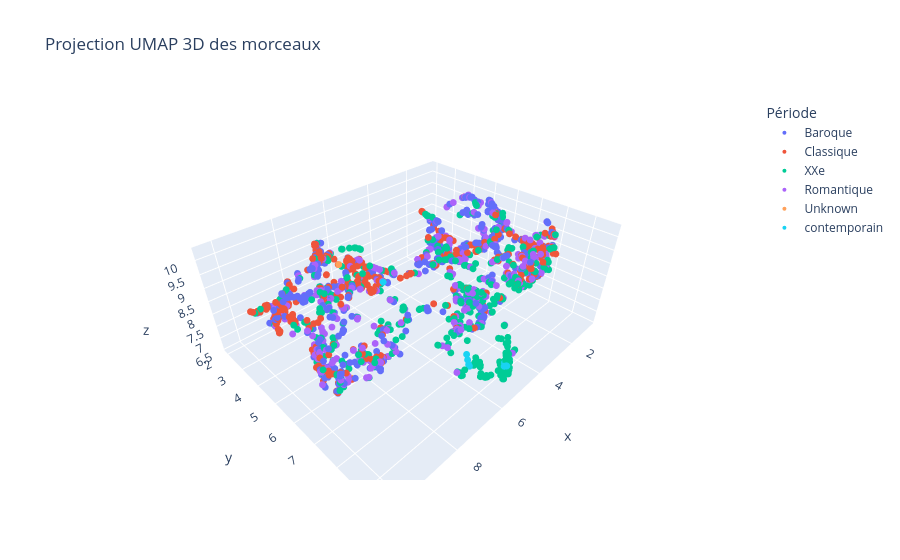

Notebook code cell kept with this figure:
### Code cell
import umap.umap_ as umap
from sklearn.preprocessing import LabelEncoder
fig = px.scatter_3d(
    x=X_umap_3d[:, 0],
    y=X_umap_3d[:, 1],
    z=X_umap_3d[:, 2],
    color=periodes,
    labels={'color': 'Période'},
    hover_name=morceaux,
    hover_data={'Compositeur': y, 'Période': periodes},
    title="Projection UMAP 3D des morceaux"
)
fig.update_traces(marker=dict(size=4))
fig.show()

### Figure 1 — Plotly figure (JSON) as saved in the notebook; plotly's stock layout.template omitted (floating-point values rounded to 4 significant figures; data arrays with more than 128 entries replaced by an {"elided": "..."} marker saying what was removed)
{"data": [{"customdata": {"elided": "519x2 str values"}, "hovertemplate": "<b>%{hovertext}</b><br><br>Période=%{customdata[1]}<br>x=%{x}<br>y=%{y}<br>z=%{z}<br>Compositeur=%{customdata[0]}<extra></extra>", "hovertext": {"elided": "519 str values"}, "legendgroup": "Baroque", "marker": {"color": "#636efa", "size": 4, "symbol": "circle"}, "mode": "markers", "name": "Baroque", "scene": "scene", "showlegend": true, "type": "scatter3d", "x": {"elided": "519 float values"}, "y": {"elided": "519 float values"}, "z": {"elided": "519 float values"}}, {"customdata": {"elided": "555x2 str values"}, "hovertemplate": "<b>%{hovertext}</b><br><br>Période=%{customdata[1]}<br>x=%{x}<br>y=%{y}<br>z=%{z}<br>Compositeur=%{customdata[0]}<extra></extra>", "hovertext": {"elided": "555 str values"}, "legendgroup": "Classique", "marker": {"color": "#EF553B", "size": 4, "symbol": "circle"}, "mode": "markers", "name": "Classique", "scene": "scene", "showlegend": true, "type": "scatter3d", "x": {"elided": "555 float values"}, "y": {"elided": "555 float values"}, "z": {"elided": "555 float values"}}, {"customdata": {"elided": "506x2 str values"}, "hovertemplate": "<b>%{hovertext}</b><br><br>Période=%{customdata[1]}<br>x=%{x}<br>y=%{y}<br>z=%{z}<br>Compositeur=%{customdata[0]}<extra></extra>", "hovertext": {"elided": "506 str values"}, "legendgroup": "XXe", "marker": {"color": "#00cc96", "size": 4, "symbol": "circle"}, "mode": "markers", "name": "XXe", "scene": "scene", "showlegend": true, "type": "scatter3d", "x": {"elided": "506 float values"}, "y": {"elided": "506 float values"}, "z": {"elided": "506 float values"}}, {"customdata": {"elided": "394x2 str values"}, "hovertemplate": "<b>%{hovertext}</b><br><br>Période=%{customdata[1]}<br>x=%{x}<br>y=%{y}<br>z=%{z}<br>Compositeur=%{customdata[0]}<extra></extra>", "hovertext": {"elided": "394 str values"}, "legendgroup": "Romantique", "marker": {"color": "#ab63fa", "size": 4, "symbol": "circle"}, "mode": "markers", "name": "Romantique", "scene": "scene", "showlegend": true, "type": "scatter3d", "x": {"elided": "394 float values"}, "y": {"elided": "394 float values"}, "z": {"elided": "394 float values"}}, {"customdata": [["Borodin; Alexander", "Unknown"], ["Liszt; Franz", "Unknown"], ["Liszt; Franz", "Unknown"], ["Verdi; Giuseppe", "Unknown"], ["Cimarosa; Domenico", "Unknown"]], "hovertemplate": "<b>%{hovertext}</b><br><br>Période=%{customdata[1]}<br>x=%{x}<br>y=%{y}<br>z=%{z}<br>Compositeur=%{customdata[0]}<extra></extra>", "hovertext": ["orchestra_romantic/CrossEra-0616_Borodin_symphony_no.3_in_a_minor_moderato_assai.mp3", "orchestra_romantic/CrossEra-0673_Liszt_poems__mazeppa.mp3", "orchestra_romantic/CrossEra-0674_Liszt_poems__prometheus.mp3", "orchestra_romantic/CrossEra-0776_Verdi_Overt_giovanna_darco_sinfonia.mp3", "piano_classical/CrossEra-1016_Cimarosa_Piano_sonata_no._24_in_b-flat_minor_major___andantino.mp3"], "legendgroup": "Unknown", "marker": {"color": "#FFA15A", "size": 4, "symbol": "circle"}, "mode": "markers", "name": "Unknown", "scene": "scene", "showlegend": true, "type": "scatter3d", "x": [9.155, 5.598, 5.315, 6.723, 5.571], "y": [6.973, 7.944, 8.051, 3.357, 7.975], "z": [7.908, 9.398, 9.288, 8.855, 9.393]}, {"customdata": [["Boulez; Pierre", "contemporain"], ["Boulez; Pierre", "contemporain"], ["Boulez; Pierre", "contemporain"], ["Boulez; Pierre", "contemporain"], ["Boulez; Pierre", "contemporain"], ["Boulez; Pierre", "contemporain"], ["Boulez; Pierre", "contemporain"], ["Boulez; Pierre", "contemporain"], ["Boulez; Pierre", "contemporain"], ["Boulez; Pierre", "contemporain"], ["Boulez; Pierre", "contemporain"]], "hovertemplate": "<b>%{hovertext}</b><br><br>Période=%{customdata[1]}<br>x=%{x}<br>y=%{y}<br>z=%{z}<br>Compositeur=%{customdata[0]}<extra></extra>", "hovertext": ["piano_modern/CrossEra-1215_Boulez_deuxieme_sonate_extremement_rapide__encore_plus_vif.mp3", "piano_modern/CrossEra-1216_Boulez_deuxieme_sonate_lent.mp3", "piano_modern/CrossEra-1217_Boulez_deuxieme_sonate_modere._preque_vif.mp3", "piano_modern/CrossEra-1218_Boulez_deuxieme_sonate_vif__tres_modere...tres_librement.mp3", "piano_modern/CrossEra-1219_Boulez_premiere_sonate_lent__beaucoup_plus_allant.mp3", "piano_modern/CrossEra-1220_Boulez_premiere_sonate_rapide.mp3", "piano_modern/CrossEra-1221_Boulez_troisieme_sonate_commentaire.mp3", "piano_modern/CrossEra-1222_Boulez_troisieme_sonate_constellation__miroire.mp3", "piano_modern/CrossEra-1223_Boulez_troisieme_sonate_glose.mp3", "piano_modern/CrossEra-1224_Boulez_troisieme_sonate_parenthese.mp3", "piano_modern/CrossEra-1225_Boulez_troisieme_sonate_texte.mp3"], "legendgroup": "contemporain", "marker": {"color": "#19d3f3", "size": 4, "symbol": "circle"}, "mode": "markers", "name": "contemporain", "scene": "scene", "showlegend": true, "type": "scatter3d", "x": [5.668, 7.038, 5.797, 5.778, 5.675, 5.383, 7.075, 7.078, 6.99, 5.683, 5.327], "y": [9.59, 9.224, 9.592, 9.587, 9.607, 9.347, 9.327, 9.298, 9.14, 9.6, 3.957], "z": [7.766, 8.676, 7.841, 7.822, 7.774, 7.516, 8.548, 8.591, 8.785, 7.772, 7.76]}], "layout": {"legend": {"title": {"text": "Période"}, "tracegroupgap": 0}, "scene": {"domain": {"x": [0, 1], "y": [0, 1]}, "xaxis": {"title": {"text": "x"}}, "yaxis": {"title": {"text": "y"}}, "zaxis": {"title": {"text": "z"}}}, "title": {"text": "Projection UMAP 3D des morceaux"}}}
